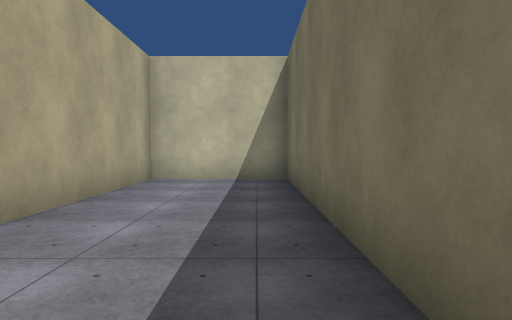
View 1 (above)

16 first-person views from a walk through a scene from a Unity 3-D project. The camera is 1.5 m above the floor, tilts 2° down and sees 75° across. The floor is counted in squares, 2 m on a side. Each view is taken from the middle of a square. On the plan, view 1 faces up. The plan holds only what a view shows up to about 11 squares ahead; the rest is blank. The place goes on beyond the plan. The player character is not drawn. Surface patterns are stand-ins for the level's own textures.

View 2
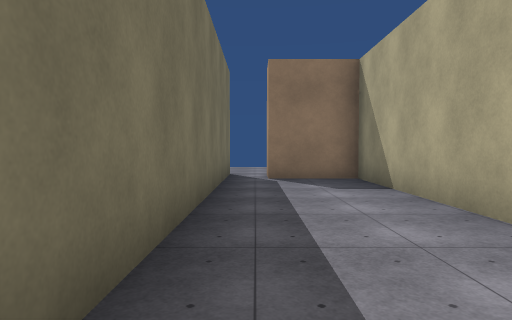

View 3
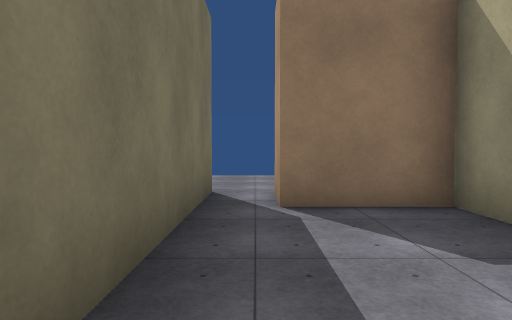

View 4
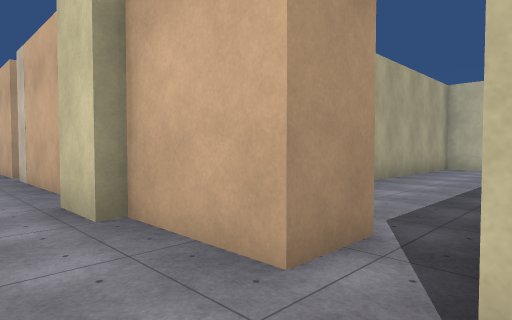

View 5
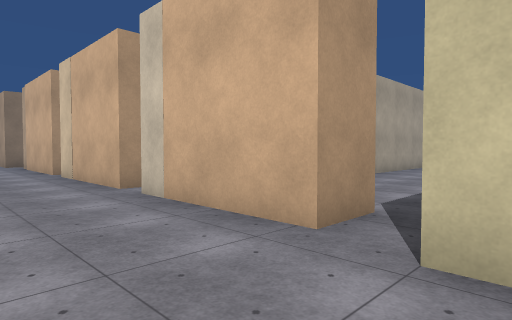

View 6
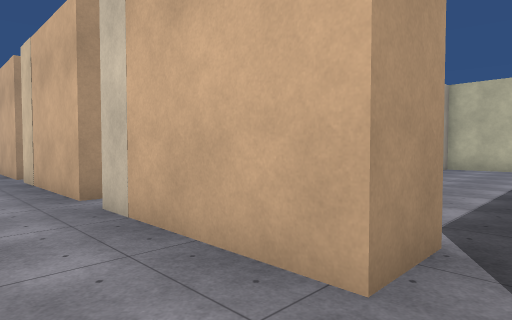

View 7
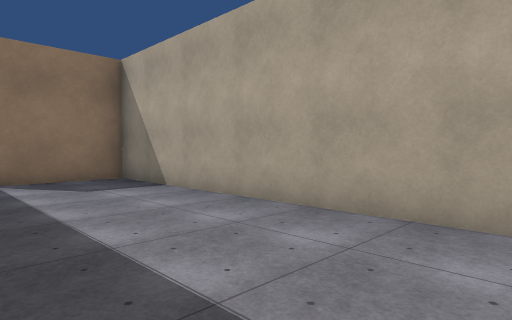

View 8
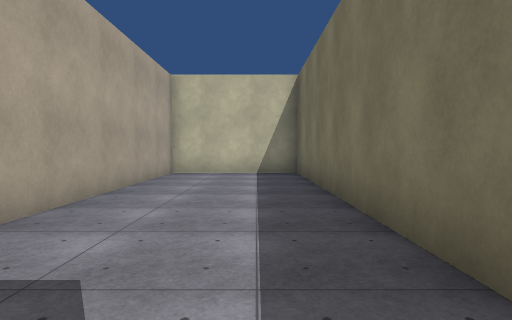

View 9
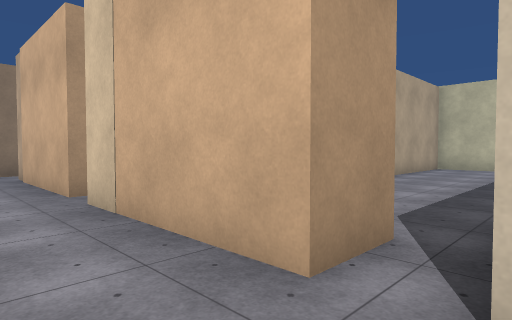

View 10
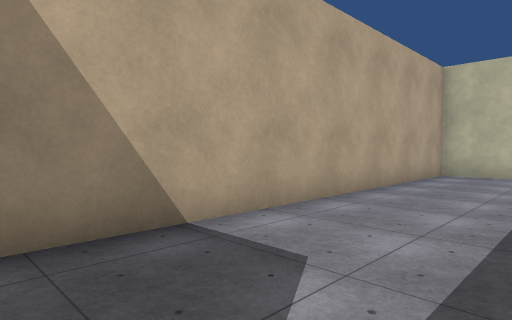

View 11
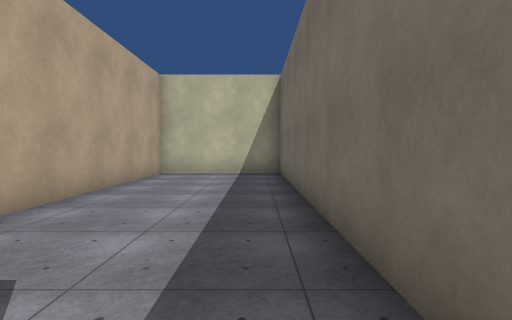

View 12
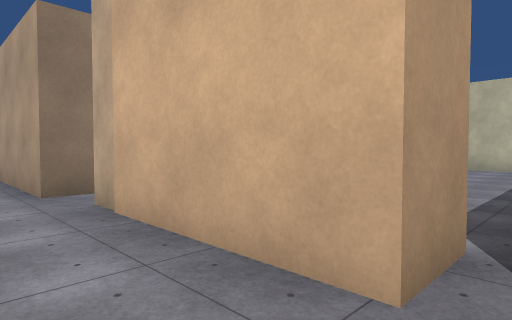

View 13
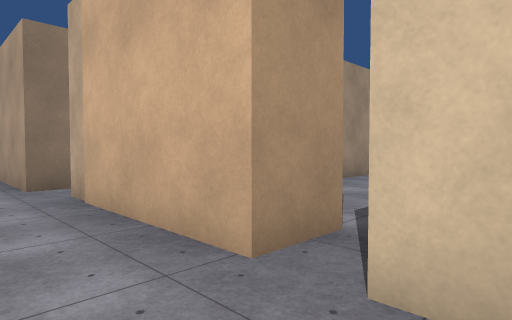

View 14
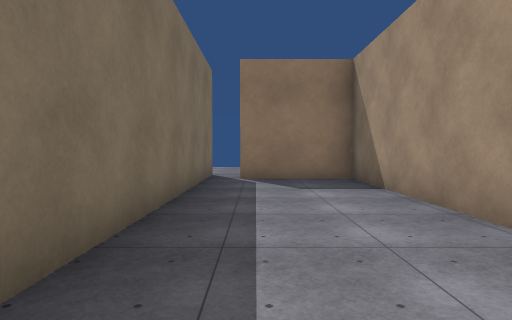

View 15
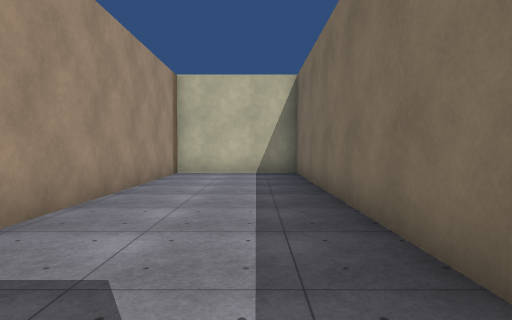

View 16
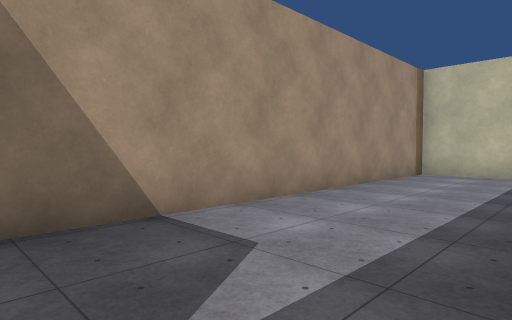

### Floor plan
Ten units are one square. View 1 is at (0, 0); x grows to the right and y downward. Boxes are objects, and circles mark ways between rooms. Rooms are numbered by the first view taken in them; rooms with no view inside come last. Other rooms are left out.
<svg viewBox="-230 -105 243 148">
<path fill="none" stroke="#000" d="M8 26 8 -81 -25 -81 -25 23 -3 23M-48 23 -48 34 -84 34M-3 23 -3 34 -25 34 -25 38 -38 38M-91 22 -91 34 -128 34 -128 24M8 38 8 26M-136 23 -136 34 -178 34M-188 29 -188 38 -225 38M-37 4 -37 -81 -75 -81 -75 23 -48 23M-83 11 -83 -81 -118 -81 -118 18M-128 24 -128 -81 -164 -81 -164 23 -136 23"/>
<circle cx="0" cy="30" r="3" fill="#2a7"/>
<circle cx="-40" cy="30" r="3" fill="#2a7"/>
<circle cx="-90" cy="30" r="3" fill="#2a7"/>
<circle cx="-130" cy="30" r="3" fill="#2a7"/>
<text x="-10" y="-30">1</text>
<text x="-40" y="-100">2</text>
<text x="-60" y="-30">3</text>
<text x="-100" y="-30">4</text>
<text x="-150" y="-30">5</text>
</svg>
Room 1 opens to room 2. Room 2 opens to room 3. Room 2 opens to room 4. Room 2 opens to room 5.

Where each view was taken, in squares from view 1:
view 1: 0 up, 0 right, facing up
view 2: 6 up, 0 right, facing down
view 3: 2 up, 0 right, facing down
view 4: 5 down, 1 right, facing up-left
view 5: 6 down, 3 left, facing up-left
view 6: 5 down, 4 left, facing up-left
view 7: 6 up, 4 left, facing down-left
view 8: 2 down, 5 left, facing up
view 9: 5 down, 8 left, facing up-left
view 10: 2 down, 9 left, facing up-left
view 11: 2 down, 9 left, facing up
view 12: 5 down, 13 left, facing up-left
view 13: 5 down, 12 left, facing up-left
view 14: 6 up, 14 left, facing down
view 15: 2 down, 14 left, facing up
view 16: 2 down, 13 left, facing up-left
